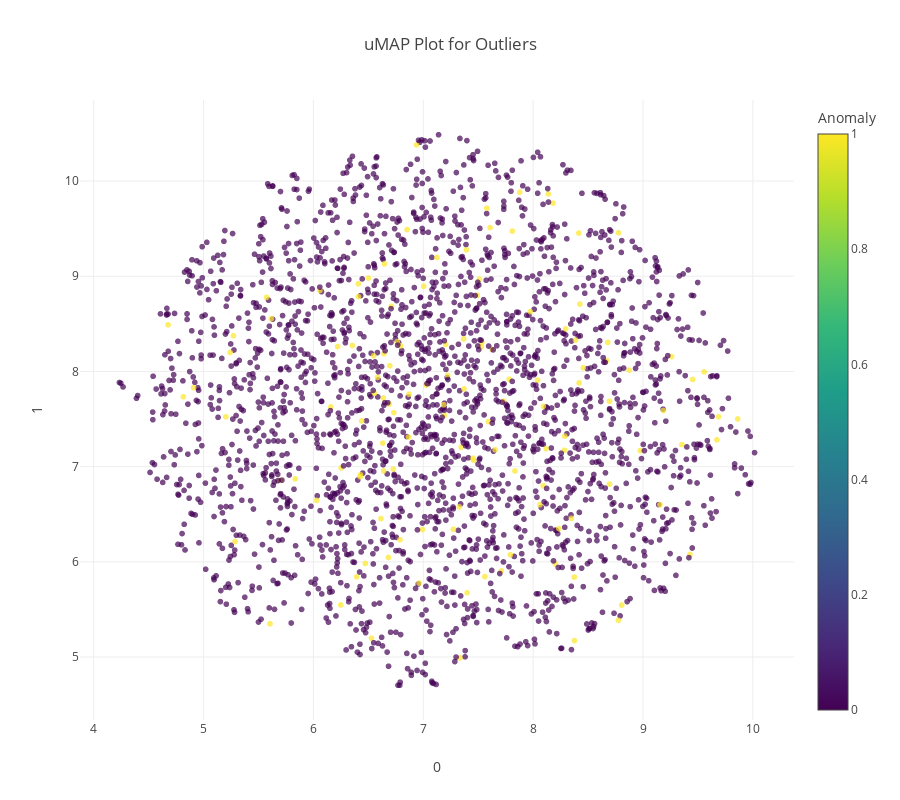

Source (notebook cell):
### Code cell
exp.plot_model(knn,plot='umap')

### Figure 1 — Plotly figure (JSON) as saved in the notebook; plotly's stock layout.template omitted (floating-point values rounded to 4 significant figures; data arrays with more than 128 entries replaced by an {"elided": "..."} marker saying what was removed)
{"data": [{"customdata": {"elided": "2512x1 str values"}, "hovertemplate": "0=%{x}<br>1=%{y}<br>Feature=%{customdata[0]}<br>Anomaly=%{marker.color}<extra></extra>", "legendgroup": "", "marker": {"color": {"elided": "2512 int values"}, "coloraxis": "coloraxis", "opacity": 0.7, "symbol": "circle"}, "mode": "markers", "name": "", "showlegend": false, "type": "scattergl", "x": {"elided": "2512 float values"}, "xaxis": "x", "y": {"elided": "2512 float values"}, "yaxis": "y"}], "layout": {"coloraxis": {"colorbar": {"title": {"text": "Anomaly"}}, "colorscale": [[0, "#440154"], [0.1111, "#482878"], [0.2222, "#3e4989"], [0.3333, "#31688e"], [0.4444, "#26828e"], [0.5556, "#1f9e89"], [0.6667, "#35b779"], [0.7778, "#6ece58"], [0.8889, "#b5de2b"], [1, "#fde725"]]}, "height": 800, "legend": {"tracegroupgap": 0}, "title": {"text": "uMAP Plot for Outliers"}, "width": 900, "xaxis": {"anchor": "y", "domain": [0, 1], "title": {"text": "0"}}, "yaxis": {"anchor": "x", "domain": [0, 1], "title": {"text": "1"}}}}
